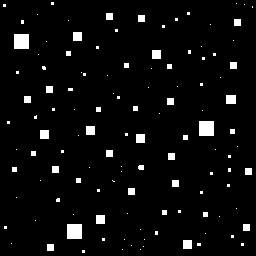
%> input picture P06/squares.tif, 256 x 256 px
$ octave P6.m   (GNU Octave 9; MATLAB toolbox functions it lacks are replaced by stand-ins)
%> lines starting %> are read from the running program, lines starting %| are printed output that depends on the picture; in (x1, y1, x2, y2) boxes, pixels count from 0 and x2, y2 are one past the last pixel; in counts of white or black regions, pixels touching at a corner belong together; the program's own positions count from 1

f = imread('squares.tif');
%> f: size 256x256 logical; 4.3% white; 120 white regions (81 under 20 px), largest, box (x1, y1, x2, y2) and area: (14, 34, 29, 49) 225, (199, 121, 214, 136) 225, (67, 224, 82, 239) 225
SE1 = strel('square', 6);
f2 = imerode(f, SE1);
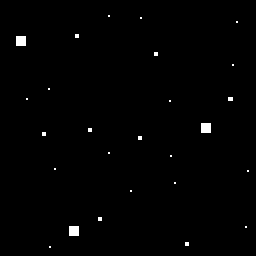
%> f2: size 256x256 logical; 0.75% white; 26 white regions (22 under 20 px), largest, box (x1, y1, x2, y2) and area: (16, 36, 26, 46) 100, (201, 123, 211, 133) 100, (69, 226, 79, 236) 100, (228, 97, 233, 101) 20
f2 = imdilate(f2, SE1);
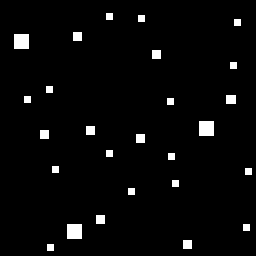
%> f2: size 256x256 logical; 3.2% white; 26 white regions, largest, box (x1, y1, x2, y2) and area: (14, 34, 29, 49) 225, (199, 121, 214, 136) 225, (67, 224, 82, 239) 225
SE2 = strel('square', 5);
f3 = imerode(f, SE2);
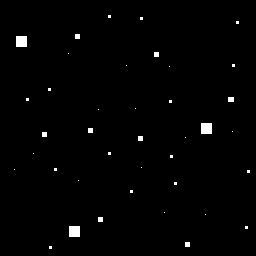
%> f3: size 256x256 logical; 1.1% white; 39 white regions (28 under 20 px), largest, box (x1, y1, x2, y2) and area: (16, 36, 27, 47) 121, (201, 123, 212, 134) 121, (69, 226, 80, 237) 121
f3 = imdilate(f3, SE2);
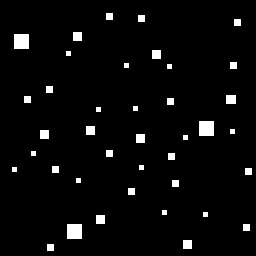
%> f3: size 256x256 logical; 3.6% white; 39 white regions, largest, box (x1, y1, x2, y2) and area: (14, 34, 29, 49) 225, (199, 121, 214, 136) 225, (67, 224, 82, 239) 225
figure(1);
subplot(2,3,1);
imshow(f);
subplot(2,3,2);
imshow(f2);
subplot(2,3,3);
imshow(f3);
f4 = f3 - f2;
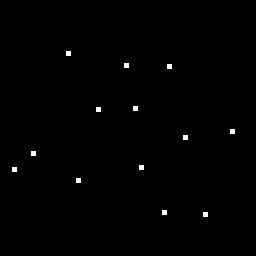
%> f4: size 256x256 double; values 0 (black) and 1 (white), 0.5% white; 13 white regions, largest, box (x1, y1, x2, y2) and area: (66, 51, 71, 56) 25, (124, 63, 129, 68) 25, (167, 64, 172, 69) 25
subplot(2,3,4);
imshow(f4);
f5 = imerode(f4, strel('square', 5));
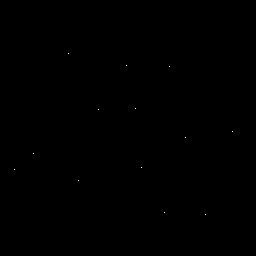
%> f5: size 256x256 double; values 0 (black) and 1 (white), 0.02% white in thin lines or dots, all inside (x1, y1, x2, y2) = (14, 53, 233, 215)
subplot(2,3,5);
imshow(f5);

anzahl = sum(sum(f5))
%> anzahl = 13
%bwmorph
